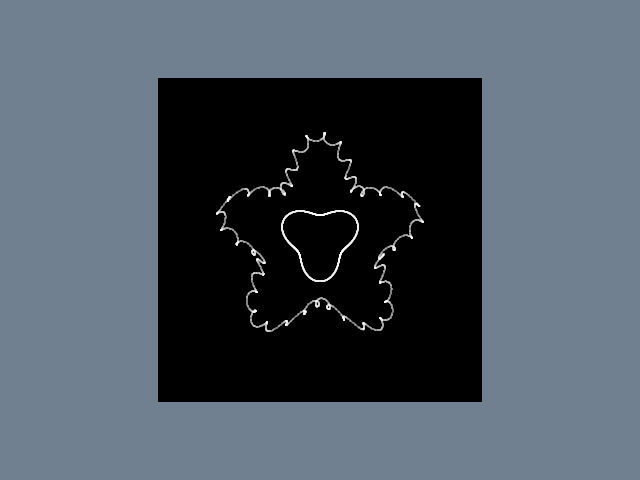

Generate this figure with Python:
#!/usr/bin/env python

# Compute point density on a 2D image using vtkPointDensityFilter.
# A procedural point cloud is projected onto a density image and
# rendered with a color map.

import math

# Factory overrides: importing these modules registers the OpenGL rendering
# and interaction style implementations for vtkRenderingCore factory classes.
import vtkmodules.vtkInteractionStyle  # noqa: F401
import vtkmodules.vtkRenderingOpenGL2  # noqa: F401
# VTK pipeline classes used in this example
from vtkmodules.vtkCommonCore import vtkPoints
from vtkmodules.vtkCommonDataModel import (
    vtkCellArray,
    vtkPolyData,
)
from vtkmodules.vtkFiltersPoints import vtkPointDensityFilter
from vtkmodules.vtkRenderingCore import (
    vtkActor,
    vtkImageActor,
    vtkPolyDataMapper,
    vtkRenderWindow,
    vtkRenderWindowInteractor,
    vtkRenderer,
    vtkWindowLevelLookupTable,
)

# Colors (normalized RGB)
slate_gray_background_rgb = (0.439, 0.502, 0.565)

# Source: create a 2D point cloud with two dense clusters
points = vtkPoints()
vertices = vtkCellArray()
for i in range(2000):
    angle = 2.0 * math.pi * i / 2000.0
    r = 2.0 + 0.5 * math.sin(5.0 * angle)
    x = r * math.cos(angle) + 0.1 * math.sin(37.0 * angle)
    y = r * math.sin(angle) + 0.1 * math.cos(41.0 * angle)
    pid = points.InsertNextPoint(x, y, 0.0)
    vertices.InsertNextCell(1, [pid])
for i in range(1000):
    angle = 2.0 * math.pi * i / 1000.0
    r = 0.8 + 0.2 * math.sin(3.0 * angle)
    x = r * math.cos(angle)
    y = r * math.sin(angle)
    pid = points.InsertNextPoint(x, y, 0.0)
    vertices.InsertNextCell(1, [pid])

cloud = vtkPolyData()
cloud.SetPoints(points)
cloud.SetVerts(vertices)

# Filter: compute point density on a regular grid
density = vtkPointDensityFilter()
density.SetInputData(cloud)
density.SetSampleDimensions(128, 128, 1)
density.SetModelBounds(-4.0, 4.0, -4.0, 4.0, -0.5, 0.5)
density.SetDensityEstimateToFixedRadius()
density.SetRadius(0.3)
density.SetScalarWeighting(False)

# Mapper: map the density volume as a surface
mapper = vtkPolyDataMapper()
mapper.SetInputData(cloud)

cloud_actor = vtkActor()
cloud_actor.SetMapper(mapper)
cloud_actor.GetProperty().SetPointSize(2)
cloud_actor.GetProperty().SetColor(1.0, 1.0, 1.0)
cloud_actor.GetProperty().SetOpacity(0.3)

density_actor = vtkImageActor()
density.Update()
density_actor.GetMapper().SetInputData(density.GetOutput())

# Renderer: assemble the scene and configure the camera
renderer = vtkRenderer()
renderer.AddActor(density_actor)
renderer.AddActor(cloud_actor)
renderer.SetBackground(slate_gray_background_rgb)

# Window: display the rendered scene
render_window = vtkRenderWindow()
render_window.AddRenderer(renderer)
render_window.SetWindowName("density")
render_window.SetMultiSamples(0)
render_window.SetSize(640, 480)

# Scene: configure the camera
renderer.ResetCamera()

# Interactor: handle mouse and keyboard events
render_window_interactor = vtkRenderWindowInteractor()
render_window_interactor.SetRenderWindow(render_window)

# Launch the interactive visualization
render_window_interactor.Initialize()
render_window_interactor.Start()
